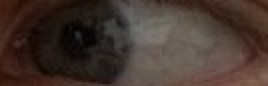
#> input picture test_img/left_eye2.jpg, 134 x 43 px (shown 2 times larger)
$ python find_dots.py
#> lines starting #> are read from the running program, lines starting #| are printed output that depends on the picture; after the words box and inside, x2 and y2 are one past the last pixel; in counts of white or black regions, pixels touching at a corner belong together
import cv2
import numpy as np

# Загрузка изображения
image = cv2.imread("test_img/left_eye2.jpg")
#> image is the input picture: shape (43, 134, 3); mean B, G, R 46.9, 53.6, 68.8

# Преобразование в оттенки серого
gray_image = cv2.cvtColor(image, cv2.COLOR_BGR2GRAY)
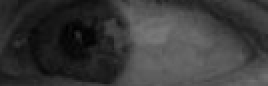
#> gray_image: shape (43, 134) (shown 2 times larger); min 0, max 120, mean 57.4

# Применение пороговой обработки для выделения темных областей
_, binary_image = cv2.threshold(gray_image, 140, 250, cv2.THRESH_BINARY_INV)
#> binary_image: shape (43, 134); every value is 250

# Нахождение контуров на исходном изображении
contours_original, _ = cv2.findContours(binary_image, cv2.RETR_EXTERNAL, cv2.CHAIN_APPROX_SIMPLE)
#> contours_original = [[[0, 0], [0, 42], [133, 42], [133, 0]]]
image_with_contours_original = image.copy()
cv2.drawContours(image_with_contours_original, contours_original, -1, (0, 255, 0), 2)
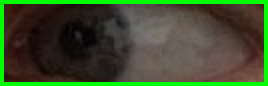
#> image_with_contours_original: shape (43, 134, 3) (shown 2 times larger); 12.01% of pixels changed, all inside (x1, y1, x2, y2) = (0, 0, 134, 43)

# Определение ROI (области интереса), исключая темные края
x, y, w, h = cv2.boundingRect(np.vstack(contours_original))
#> x = 0; y = 0; w = 134; h = 43

# Вычисление значения обрезки (10% от максимального размера)
crop_percentage = 0.1
crop_size = int(max(w, h) * crop_percentage)
#> crop_size = 13

# Обрезка изображения, исключая темные области
cropped_image = image[y + crop_size:y + h - crop_size, x + crop_size:x + w - crop_size]

# Преобразование обрезанного изображения в оттенки серого
gray_cropped_image = cv2.cvtColor(cropped_image, cv2.COLOR_BGR2GRAY)

# Применение пороговой обработки для выделения контуров на обрезанном изображении
_, binary_cropped_image = cv2.threshold(gray_cropped_image, 140, 250, cv2.THRESH_BINARY_INV)

# Нахождение контуров на обрезанном изображении
contours_cropped, _ = cv2.findContours(binary_cropped_image, cv2.RETR_EXTERNAL, cv2.CHAIN_APPROX_SIMPLE)
#> contours_cropped = [[[0, 0], [0, 16], [107, 16], [107, 0]]]
image_with_contours_cropped = cropped_image.copy()
cv2.drawContours(image_with_contours_cropped, contours_cropped, -1, (0, 255, 0), 2)

# Визуализация результатов
cv2.imshow('Original Image with Contours', image_with_contours_original)
cv2.imshow('Cropped Image with Contours', image_with_contours_cropped)
cv2.waitKey(0)
cv2.destroyAllWindows()

$ run again, with test_img/img11.jpg copied over test_img/left_eye2.jpg
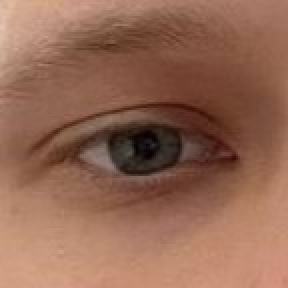
#> input picture test_img/img11.jpg, 144 x 144 px (shown 2 times larger)
#> image is the input picture: shape (144, 144, 3); mean B, G, R 83.7, 103.8, 148
#> `_, binary_image = cv2.threshold(gray_image, 140, 250, cv2.THRESH_BINAR..`:
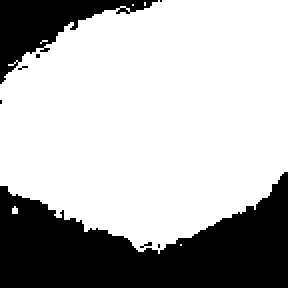
#> binary_image: shape (144, 144) (shown 2 times larger); values 0 (black) and 250 (white), 70.5% white; 8 black regions (6 under 20 px)
#> contours_original = 6 contours, 5 with area under 20; largest, box (x1, y1, x2, y2) and area: (0, 0, 144, 127) 14392
#> image_with_contours_original: shape (144, 144, 3); 7.12% of pixels changed, all inside (x1, y1, x2, y2) = (0, 0, 144, 128)
#> x = 0; w = 144; h = 127
#> crop_size = 14
#> binary_cropped_image: shape (99, 116); values 0 (black) and 250 (white), 95.6% white; 5 black regions (2 under 20 px)
#> contours_cropped = 2 contours, 1 with area under 20; largest, box (x1, y1, x2, y2) and area: (0, 0, 116, 99) 10778
#> `cv2.drawContours(image_with_contours_cropped, contours_cropped, -1, (0..`:
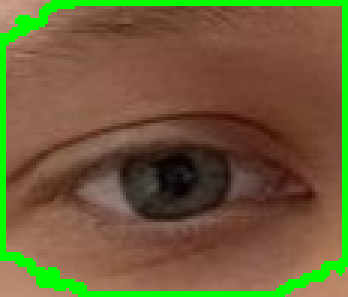
#> image_with_contours_cropped: shape (99, 116, 3) (shown 3 times larger); mean B, G, R 57.2, 94.5, 110.4
